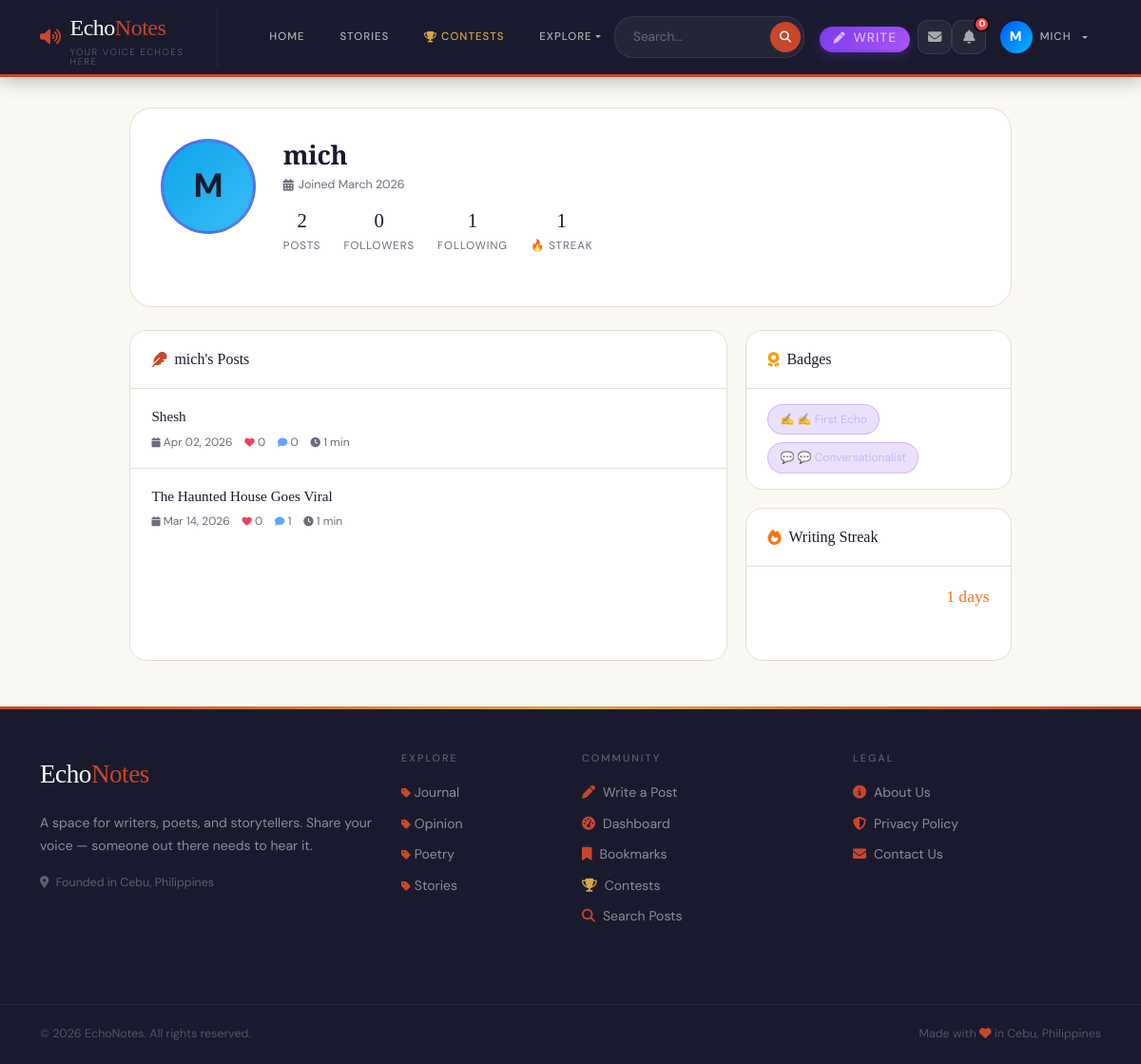
The page /profile/mich/ (signed in) on the database its author committed.
### blog/models.py (models this page shows, shortened)
class WritingStreak(models.Model):
    user = models.OneToOneField(User, on_delete=models.CASCADE, related_name='streak')
    current_streak = models.IntegerField(default=0)
    longest_streak = models.IntegerField(default=0)
    last_post_date = models.DateField(null=True, blank=True)
    total_posts = models.IntegerField(default=0)

class Post(models.Model):
    STATUS_DRAFT = 'draft'
    STATUS_PUBLISHED = 'published'
    STATUS_CHOICES = [
        (STATUS_DRAFT, 'Draft'),
        (STATUS_PUBLISHED, 'Published'),
    ]
    title = models.CharField(max_length=200)
    content = models.TextField()
    author = models.ForeignKey(User, on_delete=models.CASCADE, related_name='posts')
    category = models.ForeignKey(Category, on_delete=models.SET_NULL, null=True, blank=True, related_name='posts')
    mood = models.CharField(max_length=20, choices=MOOD_CHOICES, blank=True)
    status = models.CharField(max_length=10, choices=STATUS_CHOICES, default=STATUS_PUBLISHED)
    created_date = models.DateTimeField(default=timezone.now)
    updated_date = models.DateTimeField(auto_now=True)
    class Meta:
        ordering = ['-created_date']
    def total_likes(self):
        return self.likes.count()
    def total_comments(self):
        return self.comments.count()
    def reading_time(self):
        return max(1, math.ceil(len(self.content.split()) / 200))

class UserBadge(models.Model):
    user = models.ForeignKey(User, on_delete=models.CASCADE, related_name='badges')
    badge = models.ForeignKey(Badge, on_delete=models.CASCADE)
    earned_date = models.DateTimeField(default=timezone.now)
    class Meta:
        unique_together = ('user', 'badge')

class Badge(models.Model):
    BADGE_CHOICES = [
        ('first_post', '✍️ First Echo'),
        ('ten_posts', '📚 Prolific Writer'),
        ('fifty_posts', '🏆 Master Storyteller'),
        ('first_like', '❤️ First Like'),
        ('hundred_likes', '💫 Beloved Writer'),
        ('first_comment', '💬 Conversationalist'),
        ('streak_7', '🔥 7-Day Streak'),
        ('streak_30', '⚡ 30-Day Streak'),
        ('contest_entry', '🎯 Contest Participant'),
        ('contest_winner', '👑 Contest Winner'),
        ('collab_story', '🤝 Collaborator'),
        ('word_challenge', '📖 Word Challenger'),
    ]
    name = models.CharField(max_length=50, choices=BADGE_CHOICES, unique=True)
    description = models.TextField()
    icon = models.CharField(max_length=10)

class Category(models.Model):
    name = models.CharField(max_length=100, unique=True)
    slug = models.SlugField(max_length=100, unique=True)
    description = models.TextField(blank=True)
    class Meta:
        verbose_name_plural = 'Categories'
        ordering = ['name']

### blog/views.py (the view, shortened to what this page needs)
# urls.py: path('profile/<str:username>/', views.profile_detail, name='profile-detail'),
def profile_detail(request, username):
    profile_user = get_object_or_404(User, username=username)
    user_posts = Post.objects.filter(author=profile_user, status='published').order_by('-created_date')
    streak, _ = WritingStreak.objects.get_or_create(user=profile_user)
    is_friend = False
    friend_request_sent = None
    friend_request_received = None
    return render(request, 'profile_detail.html', {
        'profile_user': profile_user,
        'user_posts': user_posts,
        'post_count': user_posts.count(),
        'follower_count': profile_user.followers.count(),
        'following_count': profile_user.following.count(),
        'is_following': Follow.objects.filter(follower=request.user, following=profile_user).exists() if request.user.is_authenticated else False,
        'user_badges': UserBadge.objects.filter(user=profile_user).select_related('badge'),
        'streak': streak,
        'is_friend': is_friend,
        'friend_request_sent': friend_request_sent,
        'friend_request_received': friend_request_received,
    })

### blog/templates/profile_detail.html (shortened to what this page needs)
{% extends 'base.html' %}
{% load static %}
{% block content %}
<div class="container">
<div class="pd-wrapper">
  <div class="pd-hero">
    <div class="pd-avatar-wrap">
      {% if profile_user.profile.profile_pic and profile_user.profile.profile_pic.name != 'default.jpg' %}
        <img src="{{ profile_user.profile.profile_pic.url }}" class="pd-avatar" alt="{{ profile_user.username }}">
      {% else %}
        <div class="pd-avatar-ph"
             style="background:linear-gradient(135deg,{% if profile_user.username|length|divisibleby:2 %}#0ea5e9,#38bdf8{% else %}#7c3aed,#a855f7{% endif %})">
          {{ profile_user.username|slice:":1" }}
        </div>
      {% endif %}
    </div>
    <div class="pd-info">
      <h1 class="pd-username">{{ profile_user.username }}
      </h1>
      <div class="pd-joined">
        <i class="fas fa-calendar-alt"></i> Joined {{ profile_user.date_joined|date:"F Y" }}
      </div>
      <div class="pd-stats">
        <div class="pd-stat">
          <span class="pd-stat-num">{{ post_count }}</span>
          <span class="pd-stat-label">Posts</span>
        </div>
        <div class="pd-stat">
          <span class="pd-stat-num" id="pd-follower-count">{{ follower_count }}</span>
          <span class="pd-stat-label">Followers</span>
        </div>
        <div class="pd-stat">
          <span class="pd-stat-num">{{ following_count }}</span>
          <span class="pd-stat-label">Following</span>
        </div>
        <div class="pd-stat">
          <span class="pd-stat-num">{{ streak.current_streak }}</span>
          <span class="pd-stat-label">🔥 Streak</span>
        </div>
      </div>
    </div>
  </div>
  <div class="pd-grid">
    <div class="pd-card">
      <div class="pd-card-header">
        <i class="fas fa-feather" style="color:var(--accent,#7c3aed)"></i>
        {{ profile_user.username }}'s Posts
      </div>
      {% if user_posts %}
        {% for post in user_posts %}
          <a href="{% url 'post-detail' post.pk %}" class="pd-post-item">
            <div class="pd-post-title">{{ post.title }}</div>
            <div class="pd-post-meta">
              <span><i class="fas fa-calendar" style="font-size:.65rem"></i> {{ post.created_date|date:"M d, Y" }}</span>
              <span><i class="fas fa-heart" style="color:#f43f5e;font-size:.65rem"></i> {{ post.total_likes }}</span>
              <span><i class="fas fa-comment" style="color:#60a5fa;font-size:.65rem"></i> {{ post.total_comments }}</span>
              <span><i class="fas fa-clock" style="font-size:.65rem"></i> {{ post.reading_time }} min</span>
            </div>
          </a>
        {% endfor %}
      {% else %}
        <div class="pd-empty">No posts yet.</div>
      {% endif %}
    </div>
    <div style="display:flex;flex-direction:column;gap:1.2rem;">
      <div class="pd-card">
        <div class="pd-card-header">
          <i class="fas fa-award" style="color:#f59e0b"></i> Badges
        </div>
        {% if user_badges %}
          <div class="pd-badge-grid">
            {% for ub in user_badges %}
              <div class="pd-badge-chip" title="{{ ub.badge.description }}">
                {{ ub.badge.icon }} {{ ub.badge.get_name_display }}
              </div>
            {% endfor %}
          </div>
        {% else %}
          <div class="pd-empty">No badges yet.</div>
        {% endif %}
      </div>
      <div class="pd-card">
        <div class="pd-card-header">
          <i class="fas fa-fire" style="color:#f97316"></i> Writing Streak
        </div>
        <div style="padding:1rem 1.4rem;">
          <div style="display:flex;justify-content:space-between;margin-bottom:.6rem;">
            <span style="font-family:'DM Sans',sans-serif;font-size:.82rem;color:rgba(255,255,255,.5)">Current</span>
            <span style="font-family:'Playfair Display',serif;font-size:1.1rem;color:#f97316">{{ streak.current_streak }} days</span>
          </div>
          <div style="display:flex;justify-content:space-between;">
            <span style="font-family:'DM Sans',sans-serif;font-size:.82rem;color:rgba(255,255,255,.5)">Best</span>
            <span style="font-family:'DM Sans',sans-serif;font-size:.9rem;color:rgba(255,255,255,.7)">{{ streak.longest_streak }} days</span>
          </div>
        </div>
      </div>
    </div>
  </div>
</div>
</div>
{% endblock %}

### blog/templates/base.html (shortened to what this page needs)
<!DOCTYPE html>
<html lang="en">
<head>
    <link href="https://cdn.jsdelivr.net/npm/bootstrap@5.3.0/dist/css/bootstrap.min.css" rel="stylesheet">
    <link rel="stylesheet" href="https://cdnjs.cloudflare.com/ajax/libs/font-awesome/6.4.0/css/all.min.css">
    {% load static %}
    <link rel="stylesheet" href="{% static 'css/style.css' %}?v=1.0.1">
<body>
<nav class="echonav navbar navbar-expand-lg">
    <div class="container">
        <a class="echo-brand" href="{% url 'landing' %}">
            <i class="fas fa-volume-up" style="color:var(--accent);font-size:1.1rem"></i>
            <div>
                Echo<span>Notes</span>
                <small>Your voice echoes here</small>
            </div>
        </a>
        <div class="collapse navbar-collapse" id="navbarNav">
            <ul class="navbar-nav me-auto mb-2 mb-lg-0 align-items-lg-center" style="gap: 0.5rem; margin-left: 1.5rem;">
                <li class="nav-item">
                    <a class="nav-link" href="{% url 'landing' %}">Home</a>
                </li>
                <li class="nav-item">
                    <a class="nav-link" href="{% url 'story-list' %}">Stories</a>
                </li>
                <li class="nav-item">
                    <a class="nav-link highlight" href="{% url 'contest-list' %}">
                        <i class="fas fa-trophy me-1" style="color:var(--gold)"></i>Contests
                    </a>
                </li>
                <li class="nav-item dropdown">
                    <a class="nav-link dropdown-toggle" href="#" id="exploreDropdown" role="button" data-bs-toggle="dropdown" aria-expanded="false">
                        Explore
                    </a>
                </li>
            </ul>
            <div class="d-flex align-items-lg-center gap-3">
                <form class="echo-search d-flex align-items-center m-0" action="{% url 'search' %}" method="GET" style="background: rgba(255,255,255,0.05); border-radius: 20px; padding: 3px; border: 1px solid rgba(255,255,255,0.08);">
                    <input type="search" name="q" placeholder="Search..." required class="border-0 bg-transparent text-white px-3" style="outline: none; font-size: 0.85rem; width: 160px;">
                    <button type="submit" class="border-0 rounded-circle d-flex justify-content-center align-items-center" style="background: var(--accent); width: 32px; height: 32px; color: white;"><i class="fas fa-search" style="font-size: 0.75rem;"></i></button>
                </form>
                <ul class="navbar-nav align-items-lg-center m-0">
                    {% if user.is_authenticated %}
                        <li class="nav-item me-2 d-none d-lg-block">
                            <a class="nav-link py-1 px-3 text-white" href="{% url 'create-post' %}" style="background: linear-gradient(135deg, #7c3aed, #a855f7); border-radius: 20px; font-size: 0.85rem; font-weight: 500; display: inline-flex; align-items: center; box-shadow: 0 4px 12px rgba(124,58,237,0.3);">
                                <i class="fas fa-pen me-2" style="font-size: 0.75rem;"></i> Write
                            </a>
                        </li>
                        {% if user.is_authenticated %}
                        <li class="nav-item">
                          <a href="{% url 'inbox' %}" class="notif-icon-btn" title="Messages" style="text-decoration:none">
                            <i class="fas fa-envelope"></i>
                          </a>
                        </li>
                        <li class="nav-item" style="position:relative">
                          <button id="notif-bell-btn" class="notif-icon-btn" title="Notifications">
                            <i class="fas fa-bell"></i>
                            <span id="notif-badge" class="notif-badge" style="display:none">0</span>
                          </button>
                        </li>
                        {% endif %}
                        <li class="nav-item dropdown">
                            <a class="nav-link dropdown-toggle d-flex align-items-center gap-2" href="#" id="profileDropdown" role="button" data-bs-toggle="dropdown" aria-expanded="false" style="padding: 0.2rem 1rem;">
                                <div class="rounded-circle d-flex justify-content-center align-items-center" style="width: 34px; height: 34px; background: linear-gradient(135deg,rgb(0, 89, 255),rgb(0, 183, 255)); color: white; font-weight: bold; font-size: 0.9rem;">
                                    {{ user.username|make_list|first|upper }}
                                </div>
                                <span class="d-none d-lg-block">{{ user.username }}</span>
                            </a>
                        </li>
                    {% endif %}
                </ul>
            </div>
        </div>
    </div>
</nav>
<main>
    {% block content %}{% endblock %}
</main>
<footer class="echo-footer mt-5">
    <div class="container py-5">
        <div class="row">
            <div class="col-lg-4 mb-4">
                <div class="echo-footer-brand mb-3">Echo<span>Notes</span></div>
                <p style="color:rgba(255,255,255,0.5);font-size:0.875rem;line-height:1.7">
                    A space for writers, poets, and storytellers.
                    Share your voice — someone out there needs to hear it.
                </p>
                <p style="color:rgba(255,255,255,0.3);font-size:0.78rem">
                    <i class="fas fa-map-marker-alt me-1"></i> Founded in Cebu, Philippines
                </p>
            </div>
            <div class="col-lg-2 col-md-4 mb-4">
    <h6>Explore</h6>
    <ul class="list-unstyled mb-0">
        {% for category in categories %}
            <li style="margin-bottom:0.5rem;">
                <a href="{% url 'category-posts' category.slug %}">
                    <i class="fas fa-tag me-1" style="font-size:0.7rem;color:var(--accent)"></i>{{ category.name }}
                </a>
            </li>
        {% empty %}
            <li><a href="{% url 'landing' %}">All Posts</a></li>
        {% endfor %}
    </ul>
    </div>
            <div class="col-lg-3 col-md-4 mb-4">
                <h6>Community</h6>
                {% if user.is_authenticated %}
                    <a href="{% url 'create-post' %}"><i class="fas fa-pen me-2" style="color:var(--accent)"></i>Write a Post</a>
                    <a href="{% url 'dashboard' %}"><i class="fas fa-tachometer-alt me-2" style="color:var(--accent)"></i>Dashboard</a>
                    <a href="{% url 'my-bookmarks' %}"><i class="fas fa-bookmark me-2" style="color:var(--accent)"></i>Bookmarks</a>
                    <a href="{% url 'contest-list' %}"><i class="fas fa-trophy me-2" style="color:var(--gold)"></i>Contests</a>
                {% endif %}
                <a href="{% url 'search' %}?q="><i class="fas fa-search me-2" style="color:var(--accent)"></i>Search Posts</a>
            </div>
            <div class="col-lg-3 col-md-4 mb-4">
                <h6>Legal</h6>
                <a href="{% url 'about' %}"><i class="fas fa-info-circle me-2" style="color:var(--accent)"></i>About Us</a>
                <a href="{% url 'privacy-policy' %}"><i class="fas fa-shield-alt me-2" style="color:var(--accent)"></i>Privacy Policy</a>
                <a href="{% url 'contact' %}"><i class="fas fa-envelope me-2" style="color:var(--accent)"></i>Contact Us</a>
            </div>
        </div>
    </div>
    <div class="echo-footer-bottom">
        <div class="container d-flex justify-content-between flex-wrap gap-2">
            <span>© {% now "Y" %} EchoNotes. All rights reserved.</span>
            <span>Made with <i class="fas fa-heart" style="color:var(--accent)"></i> in Cebu, Philippines</span>
        </div>
    </div>
</footer>
</body>
</html>

### rows shown on the page
WritingStreak: current_streak "1"
Post: title "Shesh", created_date "Apr 02, 2026", total_likes "0", total_comments "0", reading_time "1"
Post: title "The Haunted House Goes Viral", created_date "Mar 14, 2026", total_likes "0", total_comments "1", reading_time "1"
UserBadge: badge.icon "✍️", badge.name "✍️ First Echo"
UserBadge: badge.icon "💬", badge.name "💬 Conversationalist"
Category: name "Journal"
Category: name "Opinion"
Category: name "Poetry"
Category: name "Stories"

### other values the page prints
{{ user.username|make_list|first|upper }} "M"
{{ user.username }} "MICH"
{{ profile_user.username|slice:":1" }} "M"
{{ profile_user.username }} "mich"
{{ profile_user.date_joined|date:"F Y" }} "March 2026"
{{ post_count }} "2"
{{ follower_count }} "0"
{{ following_count }} "1"
